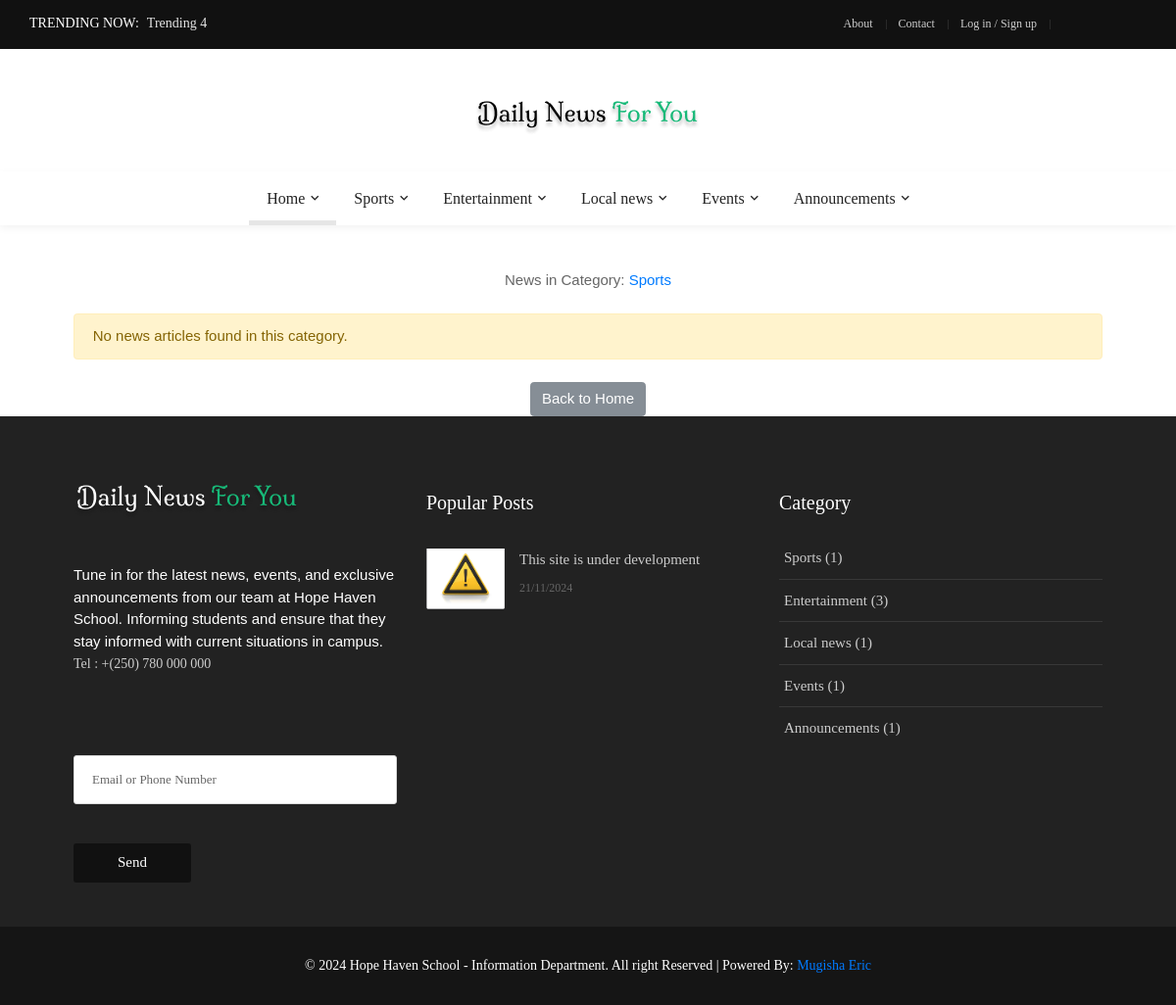
The app's page /category/Sports/ with its own data.
### trending/models.py (models this page shows, shortened)
class Trending(models.Model):
    txt = models.CharField(max_length=200)

### main/models.py (models this page shows, shortened)
class Main(models.Model):
    name = models.CharField(max_length=50)
    about = models.TextField()  # this is for footer  (default="-")
    abouttxt = models.TextField(default="")    ## About page text
    fb = models.CharField(default="-", max_length=50)
    tw = models.CharField(default="-", max_length=50)
    yt = models.CharField(default="-", max_length=50)
    tell = models.CharField(default="-", max_length=50)
    link = models.CharField(default="-", max_length=50)
    set_name = models.CharField(default="-", max_length=50)
    picurl = models.TextField(default="")
    picname = models.TextField(default="")
    picurl2 = models.TextField(default="")
    picname2 = models.TextField(default="")

### cat/models.py (models this page shows, shortened)
class Cat(models.Model):
    name = models.CharField(max_length=50)
    count = models.IntegerField(default=0)  # To count how many news contains in an one category

### news/models.py (models this page shows, shortened)
class News(models.Model):
    name = models.CharField(max_length=200)
    short_txt = models.TextField()
    body_txt = models.TextField()
    date = models.CharField(max_length=12)
    time = models.CharField(max_length=12,default="00:00")
    picname = models.TextField()
    picurl = models.TextField(default="-")
    writer = models.CharField(max_length=100)
    catname = models.CharField(max_length=100, default="-")   # default="-" for charfield
    catid = models.IntegerField(default=0)
    ocatid = models.IntegerField(default=0)  # ocatid means original cat id.for count news
    show = models.IntegerField(default=0)   # default=0 for integer field-when i use this in existing models
    tag = models.TextField(default="")   # For tag (Filtering)
    act = models.IntegerField(default=0)  # For Publish News
    rand = models.IntegerField(default=0)  # For Random Number of the News

### main/views.py (the view)
# urls.py: path('category/<str:category_name>/', views.category_view, name='category_view'),
def category_view(request, category_name):
    news_articles = News.objects.filter(catname=category_name, act=1)  # Assuming 'act=1' means published news
    site = Main.objects.first()
    news = News.objects.filter(act=1).order_by('-pk')  ## for reverse(ordering) need to filter by pk with (-) to get the latest submission first.
    cat = Cat.objects.all()  ## Show categories in footer
    subcat = SubCat.objects.all()  ## for SubMenu in the menu bar
    lastnews = News.objects.filter(act=1).order_by('-pk')[:3]   ### This query for last three post
    popnews = News.objects.filter(act=1).order_by('-show')    ### Populer News will be Shown according to view(show)
    popnews2 = News.objects.filter(act=1).order_by('-show')[:3]    ### 3 Populer News will be Shown according to view(show) in footer section
    trending = Trending.objects.all() ### Trending now will show on top bar(send query from here to naster.html in front)
    lastnews2 = News.objects.filter(act=1).order_by('-pk')[:4] # Last Four News in Three Different Frames
    context = {
        'category_name': category_name,
        'news_articles': news_articles,
        'site':site,
        'news':news,
        'cat':cat,
        'subcat':subcat,
        'lastnews':lastnews,
        'popnews':popnews,
        'popnews2':popnews2,
        'trending':trending,
        'lastnews2':lastnews2
    }
    return render(request, 'front/categories.html', context)

### main/templates/front/categories.html (shortened to what this page needs)
{% extends 'front/master.html' %}
{% block mainblock %}
    <div class="container mt-5">
        <h1 class="text-center mb-4">News in Category: <span class="text-primary">{{ category_name }}</span></h1>
        {% if news_articles %}
            <div class="row">
                {% for article in news_articles %}
                    <div class="col-md-4 mb-4">
                        <div class="card">
                            <img src="{{ article.picurl }}" class="card-img-top" alt="{{ article.name }}">
                            <div class="card-body">
                                <h5 class="card-title">{{ article.name }}</h5>
                                <p class="card-text"><strong>Published on:</strong> {{ article.date }} at {{ article.time }}</p>
                                <p class="card-text">{{ article.short_txt }}</p>
                                <a href="{% url 'news_detail' article.name %}" class="btn btn-primary">Read more</a>
                            </div>
                        </div>
                    </div>
                {% endfor %}
            </div>
        {% else %}
            <div class="alert alert-warning" role="alert">
                No news articles found in this category.
            </div>
        {% endif %}
        <div class="text-center mt-4">
            <a href="/" class="btn btn-secondary">Back to Home</a>
        </div>
    </div>
{% endblock %}

### main/templates/front/master.html (shortened to what this page needs)
{% load static %}
<!DOCTYPE html>
<html lang="en">
<head>
	<link rel="stylesheet" type="text/css" href="{% static 'front/vendor/bootstrap/css/bootstrap.min.css' %}">
	<link rel="stylesheet" type="text/css" href="{% static 'front/fonts/fontawesome-5.0.8/css/fontawesome-all.min.css' %}">
	<link rel="stylesheet" type="text/css" href="{% static 'front/fonts/iconic/css/material-design-iconic-font.min.css' %}">
	<link rel="stylesheet" type="text/css" href="{% static 'front/vendor/animate/animate.css' %}">
	<link rel="stylesheet" type="text/css" href="{% static 'front/vendor/css-hamburgers/hamburgers.min.css' %}">
	<link rel="stylesheet" type="text/css" href="{% static 'front/vendor/animsition/css/animsition.min.css' %}">
	<link rel="stylesheet" type="text/css" href="{% static 'front/css/util.min.css' %}">
	<link rel="stylesheet" type="text/css" href="{% static 'front/css/main.css' %}">
</head>
<body class="animsition">
	<header>
		<div class="container-menu-desktop">
			<div class="topbar">
				<div class="content-topbar h-100 p-rl-30">
					<div class="align-self-stretch size-w-0 pos-relative m-r-30">
						<div class="f2-s-1 flex-wr-s-c s-full ab-t-l p-b-2">
							<span class="text-uppercase cl0 p-r-8">
								Trending Now:
							</span>
							<span class="dis-inline-block cl16 slide100-txt pos-relative size-w-0" data-in="fadeInDown" data-out="fadeOutDown">
								{% for trend in trending %}
								<span class="dis-inline-block slide100-txt-item animated visible-false">
									{{ trend.txt }}
								</span>
								{% endfor %}
							</span>
						</div>
					</div>
					<div class="flex-wr-e-c">
						<div class="left-topbar">
							<a href="/about" class="left-topbar-item">
								About
							</a>
							<a href="/contact" class="left-topbar-item">
								Contact
							</a>
							<a href="/login" class="left-topbar-item">
								Log in / Sign up
							</a>
						</div>
						<div class="right-topbar p-l-18">
							<a href="{{ site.fb }}">
								<span class="fab fa-facebook-f"></span>
							</a>
							<a href="{{ site.tw }}">
								<span class="fab fa-twitter"></span>
							</a>
							<a href="{{ site.yt }}">
								<span class="fab fa-youtube"></span>
							</a>
						</div>
					</div>
				</div>
			</div>
			<div class="wrap-logo no-banner container">
				<div class="logo">
					<a href="/"><img src="{{ site.picurl }}" alt="LOGO"></a>
				</div>
			</div>
			<div class="wrap-main-nav">
				<div class="main-nav">
					<nav class="menu-desktop">
						<ul class="main-menu justify-content-center">
							<li class="main-menu-active">
								<a href="/">Home</a>
							</li>
							{% for gg in cat %}
							{% if gg.count != 0 %}
							<li class="mega-menu-item">
								<a href="{% url 'category_view' category_name=gg.name %}">{{ gg.name }}</a>
							</li>
							{% endif %}
							{% endfor %}
						</ul>
					</nav>
				</div>
			</div>
		</div>
	</header>
	{% block mainblock %}
    {% endblock %}
	<footer>
		<div class="bg2 p-t-40 p-b-25">
			<div class="container">
				<div class="row">
					<div class="col-lg-4 p-b-20">
						<div class="size-h-3 flex-s-c">
							<a href="/">
								<img class="max-s-full" src="{{ site.picurl2 }}" alt="LOGO">
							</a>
						</div>
						<div>
							<p class="f1-s-1 cl11 p-b-16">
								{{site.about | safe }}
							</p>
							<p class="f1-s-1 cl11 p-b-16">
								Tel : {{ site.tell }}
							</p>
							<div class="p-t-15">
								<a href="{{ site.fb }}" class="fs-18 cl11 hov-cl10 trans-03 m-r-8">
									<span class="fab fa-facebook-f"></span>
								</a>
								<a href="{{ site.tw }}" class="fs-18 cl11 hov-cl10 trans-03 m-r-8">
									<span class="fab fa-twitter"></span>
								</a>
								<a href="{{ site.yt }}" class="fs-18 cl11 hov-cl10 trans-03 m-r-8">
									<span class="fab fa-youtube"></span>
								</a>
							</div>
							<br>
							<form action="{% url 'news_letter' %}" method="POST">
								<input class="bo-1-rad-3 bocl13 size-a-19 f1-s-13 cl5 plh6 p-rl-18 m-b-20" type="txt" name="txt" placeholder="Email or Phone Number">
								<button type="submit" class="size-a-20 bg1 borad-3 f1-s-12 cl0 hov-btn1 trans-03 p-rl-15 m-t-20">Send</button>
							</form>
						</div>
					</div>
					<div class="col-sm-6 col-lg-4 p-b-20">
						<div class="size-h-3 flex-s-c">
							<h5 class="f1-m-7 cl0">
								Popular Posts
							</h5>
						</div>
						<ul>
							{% for pop in popnews2 %}
							<li class="flex-wr-sb-s p-b-20">
								<a href="{% url 'news_detail' word=pop.name %}" class="size-w-4 wrap-pic-w hov1 trans-03">
									<img src="{{ pop.picurl }}" alt="IMG">
								</a>
								<div class="size-w-5">
									<h6 class="p-b-5">
										<a href="{% url 'news_detail' word=pop.name %}" class="f1-s-5 cl11 hov-cl10 trans-03">
											{{ pop.name }}
										</a>
									</h6>
									<span class="f1-s-3 cl6">
										{{ pop.date }}
									</span>
								</div>
							</li>
							{% endfor %}
						</ul>
					</div>
					<div class="col-sm-6 col-lg-4 p-b-20">
						<div class="size-h-3 flex-s-c">
							<h5 class="f1-m-7 cl0">
								Category
							</h5>
						</div>
						<ul class="m-t--12">
							{% for c in cat %}
							{% if c.count != 0 %}
							<li class="how-bor1 p-rl-5 p-tb-10">
								<a href="#" class="f1-s-5 cl11 hov-cl10 trans-03 p-tb-8">
									{{ c.name }} ({{ c.count }})
								</a>
							</li>
							{% endif %}
							{% endfor %}
						</ul>
					</div>
				</div>
			</div>
		</div>
		<div class="bg11">
			<div class="container size-h-4 flex-c-c p-tb-15">
				<span class="f1-s-1 cl0 txt-center">
				&copy;	2024  Hope Haven School - Information Department. All right Reserved | Powered By: <a href="https://buymeacoffee.com/funderic" target="_blank">Mugisha Eric</a>
				</span>
			</div>
		</div>
	</footer>
</body>
</html>

### records on screen
Trending: txt "Trending 4"
Main: picurl (picture), picurl2 (picture), about "Tune in for the latest news, events, and exclusive announcements from our team at Hope Haven School. Informing students and ensure that they stay informed with current situations in campus.", tell "+(250) 780 000 000"
Cat: name "Sports", count "1"
Cat: name "Entertainment", count "3"
Cat: name "Local news", count "1"
Cat: name "Events", count "1"
Cat: name "Announcements", count "1"
News: picurl (picture), name "This site is under development", date "21/11/2024"
